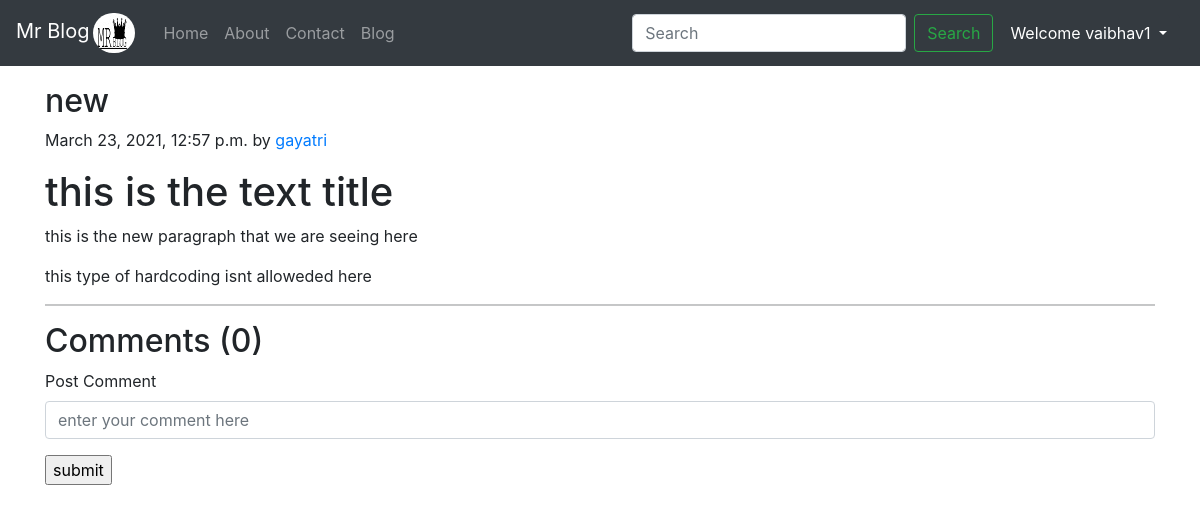
/blog/techl (signed in), run on the app's committed database.
### mrblog/models.py (models this page shows)
class Post(models.Model):
    sno = models.AutoField(primary_key=True)
    title = models.CharField(max_length=255)
    email = models.CharField(max_length=50)
    content = models.TextField()
    author = models.CharField(max_length=30)
    timeStamp = models.DateTimeField(blank=True)
    slug = models.CharField(max_length=130)
    def __str__(self):
        return self.title + ' by ' + self.author

### mrblog/views.py (the view)
# urls.py: path('<str:slug>', views.blogPost, name='blogPost')
def blogPost(request,slug):
    post=Post.objects.filter(slug=slug).first()
    comments=BlogComment.objects.filter(post=post, parent=None)
    replies = BlogComment.objects.filter(post=post).exclude(parent=None)
    replyDict={}
    for reply in replies:
        if reply.parent.sno not in replyDict.keys():
            replyDict[reply.parent.sno]=[reply]
        else:
            replyDict[reply.parent.sno].append(reply)
    print(replyDict)
    context={'post':post, 'comments':comments,'user':request.user, 'replyDict':replyDict}
    print(post)
    return render(request, 'blog/blogPost.html', context)

### templates/blog/blogPost.html (shortened to what this page needs)
{% extends 'base.html' %}
{%block body%}
{% load humanize %}
{% load extras %}
<div class="container my-3">
    <h2 class="blog-post-title">{{post.title}} </h2>
    <p class="blog-post-meta">{{post.timeStamp}} by <a href="/about">{{post.author}}</a> </p>
    <p>{{post.content|safe}}</p>
    <hr>
</div>
<div class="container">
    <h2>Comments ({{comments.count}})</h2>
    <div class="my-2">
        {% if user.is_authenticated %}
    <form action="/blog/postComment" method="post">
        <div class="form-group">
            <label for="exampleInputEmail">Post Comment</label>
        <input type="text" name="comment" class="form-control" placeholder="enter your comment here">
        </div>
        <input type="submit" value="submit">
    </form>
        {% else %}
        <p>Please Login to post a comment</p>
        {% endif %}
         </div>
</div>
{%endblock body%}

### templates/base.html (shortened to what this page needs)
<!DOCTYPE html>
<html lang="en">
<head>
<link href="https://cdn.jsdelivr.net/npm/bootstrap@5.0.0-beta2/dist/css/bootstrap.min.css" rel="stylesheet">
<link rel="stylesheet" href="https://maxcdn.bootstrapcdn.com/bootstrap/4.0.0/css/bootstrap.min.css">
</head>
<body>
<nav class="navbar navbar-expand-lg navbar-dark bg-dark">
      <a class="navbar-brand" href="/">Mr Blog<img class="brandLogo mx-1 " src="/static/b.jpg"  style="border-radius:50px" alt=".">  </a>
    <div class="collapse navbar-collapse" id="navbarSupportedContent">
      <ul class="navbar-nav me-auto mb-2 mb-lg-0">
        <li class="nav-item {% block homeactive %} {%endblock homeactive%} " >
          <a class="nav-link " aria-current="page" href="/">Home</a>
        </li>
        <li class="nav-item {% block aboutactive %} {%endblock aboutactive%} ">
          <a class="nav-link" href="/about">About</a>
        </li>
         <li class="nav-item {% block contactactive %} {%endblock contactactive%} ">
          <a class="nav-link" href="/contact">Contact</a>
        </li>
         <li class="nav-item {% block blogactive %} {%endblock blogactive%} ">
          <a class="nav-link" href="/blog">Blog</a>
        </li>
      </ul>
        <div class="ml-auto form-inline">
      <form method="get" action="/search" class="d-flex " >
        <input class="form-control mr-sm-2 "  type="search" placeholder="Search" name="query" id="search" aria-label="Search">
        <button class="btn btn-outline-success "  type="submit">Search</button>
      </form>
{% if user.is_authenticated %}
  <div class="dropdown">
  <a class="btn btn-dark dropdown-toggle mx-1" href="#" role="button" id="dropdownMenuLink" data-toggle="dropdown" aria-haspopup="true" aria-expanded="false">
 Welcome {{request.user}}
  </a>
  </div>
{% endif %}
  </div>
    </nav>
{%block body %}{%endblock body%}
</body>
</html>

### data on the page
Post: title "new", timeStamp "March 23, 2021, 12:57 p.m.", author "gayatri", content "this is the text title this is the new paragraph that we are seeing here this type of hardcoding isnt alloweded here"

### other printed values
{{ request.user }} "vaibhav1"
{{ comments.count }} "0"
